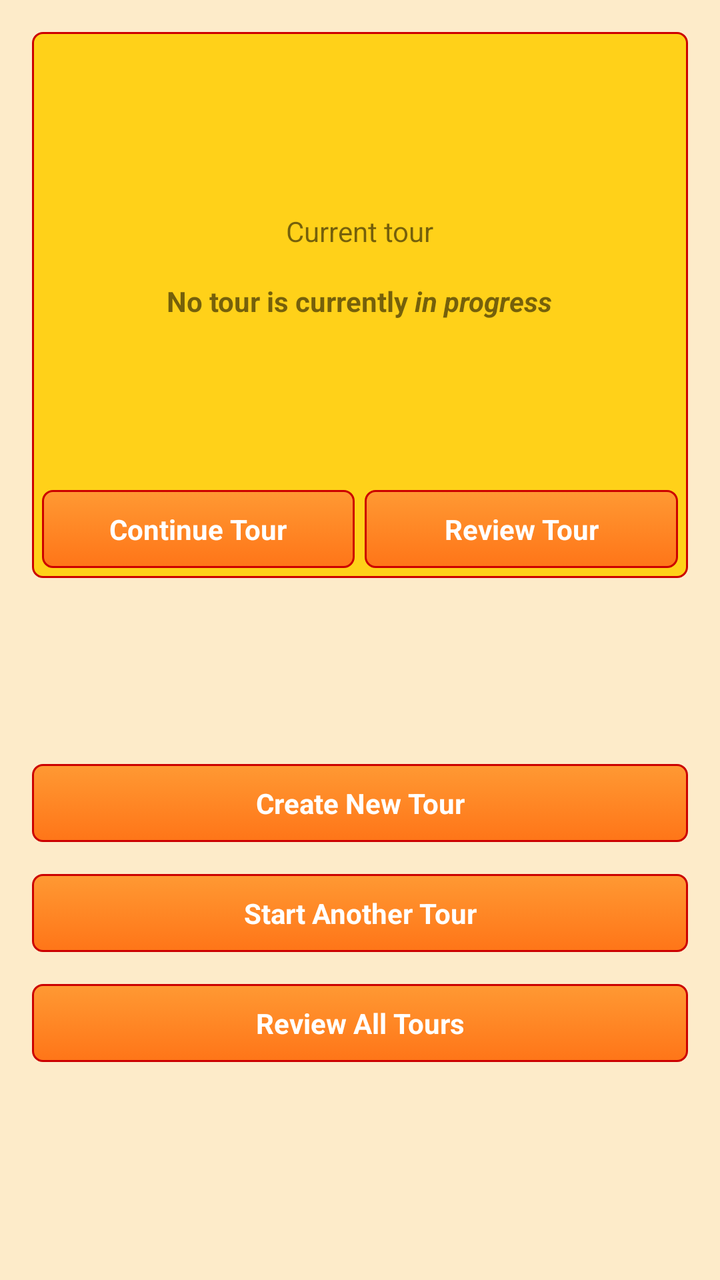
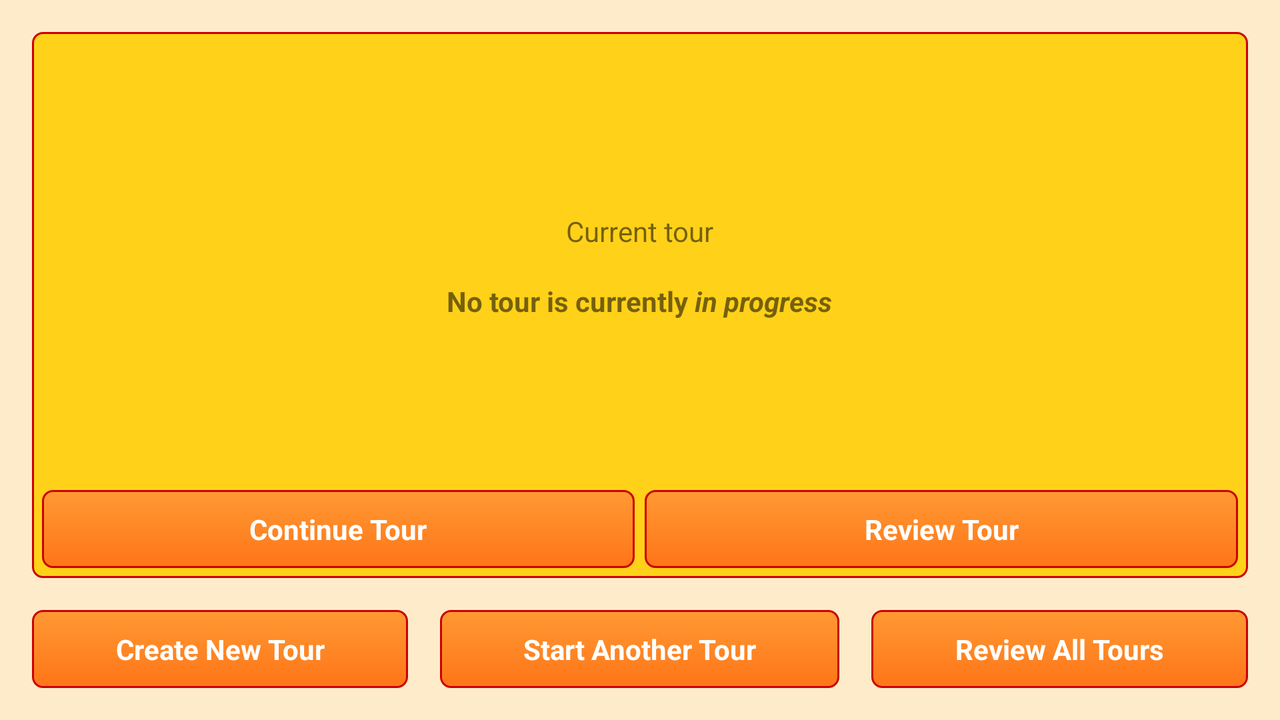

The same Android screen from two of the app's own layout files: first res/layout/ as a phone draws it, then the repository's variant for another configuration, drawn on a device whose configuration selects that folder. Both files follow.
<!-- AndroidManifest.xml: application theme AppTheme -->
<!-- res/layout/activity_splash_screen.xml -->
<LinearLayout xmlns:android="http://schemas.android.com/apk/res/android"
    xmlns:tools="http://schemas.android.com/tools"
    android:layout_width="match_parent"
    android:layout_height="match_parent"
    android:background="@color/generalBg"
    android:gravity="center_horizontal"
    android:orientation="vertical"
    android:paddingBottom="@dimen/activity_vertical_margin"
    android:paddingLeft="@dimen/activity_horizontal_margin"
    android:paddingRight="@dimen/activity_horizontal_margin"
    android:paddingTop="@dimen/activity_vertical_margin"
    tools:context="com.example.easybike.SplashScreenActivity" >

    

    <LinearLayout
        android:layout_width="match_parent"
        android:layout_height="wrap_content"
        android:layout_weight="1"
        android:background="@drawable/riquadri_bg"
        android:gravity="center"
        android:orientation="vertical"
        android:padding="5dp" >

        <LinearLayout
            android:layout_width="match_parent"
            android:layout_height="wrap_content"
            android:layout_weight="1"
            android:gravity="center"
            android:orientation="vertical" >

            <TextView
                android:id="@+id/textView1"
                android:layout_width="wrap_content"
                android:layout_height="wrap_content"
                android:padding="@dimen/abc_dropdownitem_text_padding_left"
                android:text="@string/current_tour"
                android:textSize="@dimen/abc_action_bar_title_text_size" />

            <TextView
                android:id="@+id/currentTourName"
                android:layout_width="wrap_content"
                android:layout_height="wrap_content"
                android:textStyle="bold"
                android:padding="@dimen/abc_dropdownitem_text_padding_left"
                android:text="@string/current_tour_default_text"
                android:textSize="@dimen/abc_action_bar_title_text_size" />
        </LinearLayout>

        <LinearLayout
            android:layout_width="match_parent"
            android:layout_height="wrap_content"
            android:gravity="bottom|center_horizontal" >

            <Button
                android:id="@+id/continueBtn"
                android:layout_width="0dp"
                android:layout_height="wrap_content"
                android:layout_weight="1"
                android:background="@drawable/btn_bg"
                android:text="@string/continueBtn" />

            <Button
                android:id="@+id/reviewBtn"
                android:layout_width="0dp"
                android:layout_height="wrap_content"
                android:layout_marginLeft="5dp"
                android:layout_weight="1"
                android:text="@string/reviewBtn" />
        </LinearLayout>
    </LinearLayout>

    

    <LinearLayout
        android:layout_width="match_parent"
        android:layout_height="wrap_content"
        android:layout_weight="1"
        android:gravity="center"
        android:orientation="vertical" >

        <Button
            android:id="@+id/planNewBtn"
            android:layout_width="match_parent"
            android:layout_height="wrap_content"
            android:layout_marginBottom="@dimen/activity_vertical_margin"
            android:layout_marginTop="@dimen/activity_vertical_margin"
            android:text="@string/planNewBtn" />

        <Button
            android:id="@+id/startNewBtn"
            android:layout_width="match_parent"
            android:layout_height="wrap_content"
            android:text="@string/startNewBtn" />

        <Button
            android:id="@+id/reviewAllBtn"
            android:layout_width="match_parent"
            android:layout_height="wrap_content"
            android:layout_marginBottom="@dimen/activity_vertical_margin"
            android:layout_marginTop="@dimen/activity_vertical_margin"
            android:text="@string/reviewAllBtn" />
    </LinearLayout>

</LinearLayout>
<!-- resources referenced by this layout -->
<resources>
  <color name="generalBg">#B0FFE5B4</color>
  <dimen name="activity_horizontal_margin">16dp</dimen>
  <dimen name="activity_vertical_margin">16dp</dimen>
  <!-- drawable btn_bg (drawable) -->
  <?xml version="1.0" encoding="UTF-8"?>
  <selector xmlns:android="http://schemas.android.com/apk/res/android">
  
      <item android:state_pressed="false">
          <shape xmlns:android="http://schemas.android.com/apk/res/android" android:shape="rectangle">
              <gradient android:angle="90" android:endColor="@color/btnEndBg" android:startColor="@color/btnStartBg" />
              <corners android:radius="@dimen/corners_radius"/>
              <stroke android:width="@dimen/btn_strokes_width" android:color="@color/btnStrokes" />
          </shape>
      </item>
      <item android:state_pressed="true">
          <shape xmlns:android="http://schemas.android.com/apk/res/android" android:shape="rectangle">
              <gradient android:angle="90" android:endColor="@color/btnEndBgP" android:startColor="@color/btnStartBgP" />
              <stroke android:width="@dimen/btn_strokes_width" android:color="@color/btnStrokesP"/>
              <corners android:radius="@dimen/corners_radius"/>
          </shape>
  	</item>
      <item android:state_activated="true">
          <shape xmlns:android="http://schemas.android.com/apk/res/android" android:shape="rectangle">
              <gradient android:angle="90" android:endColor="@color/btnEndBgP" android:startColor="@color/btnStartBgP" />
              <stroke android:width="@dimen/btn_strokes_width" android:color="@color/btnStrokesP"/>
              <corners android:radius="@dimen/corners_radius"/>
          </shape>
      </item>
  
  </selector>
  <!-- drawable riquadri_bg (drawable) -->
  <?xml version="1.0" encoding="utf-8"?>
  <shape xmlns:android="http://schemas.android.com/apk/res/android"
      android:shape="rectangle" >
  
  	<solid android:color="@color/currentTourBg"/>
  
      <stroke
          android:width="@dimen/strokes_width"
          android:color="@color/squareStrokes" />
      <corners android:radius="@dimen/corners_radius"/>
  
  </shape>
  <string name="continueBtn">Continue Tour</string>
  <string name="current_tour">Current tour</string>
  <string name="current_tour_default_text">No tour is currently <i>in progress</i></string>
  <string name="planNewBtn">Create New Tour</string>
  <string name="reviewAllBtn">Review All Tours</string>
  <string name="reviewBtn">Review Tour</string>
  <string name="startNewBtn">Start Another Tour</string>
  <style name="AppTheme" parent="AppBaseTheme">
  
          
          <item name="android:buttonStyle">@style/ButtonStyle</item>
      </style>
  <color name="btnEndBg">#FF9933</color>
  <color name="btnStartBg">#FF7518</color>
  <dimen name="corners_radius">5dp</dimen>
  <dimen name="btn_strokes_width">1dp</dimen>
  <color name="btnStrokes">#CC0000</color>
  <color name="btnEndBgP">#D0FF4F00</color>
  <color name="btnStartBgP">#D0FF4F00</color>
  <color name="btnStrokesP">#CC0000</color>
  <color name="currentTourBg">#FFD119</color>
  <dimen name="strokes_width">1dp</dimen>
  <color name="squareStrokes">#CC0000</color>
  <style name="AppBaseTheme" parent="Theme.AppCompat.Light">
          
      </style>
  <style name="ButtonStyle">
          <item name="android:background">@drawable/btn_bg</item>
          <item name="android:textStyle">bold</item>
          <item name="android:textColor">@color/btnText</item>
          <item name="android:gravity">center</item>
          <item name="android:paddingTop">10dp</item>
          <item name="android:paddingBottom">10dp</item>
          <item name="android:paddingLeft">15dp</item>
          <item name="android:paddingRight">15dp</item>
      </style>
  <color name="btnText">#FFFFFF</color>
</resources>
<!-- res/layout-land/activity_splash_screen.xml (the repository's variant of the layout above) -->
<!-- drawn on the phone turned sideways -->
<LinearLayout xmlns:android="http://schemas.android.com/apk/res/android"
    xmlns:tools="http://schemas.android.com/tools"
    android:layout_width="match_parent"
    android:layout_height="match_parent"
    android:background="@color/generalBg"
    android:gravity="center_horizontal"
    android:orientation="vertical"
    android:paddingBottom="@dimen/activity_vertical_margin"
    android:paddingLeft="@dimen/activity_horizontal_margin"
    android:paddingRight="@dimen/activity_horizontal_margin"
    android:paddingTop="@dimen/activity_vertical_margin"
    tools:context="com.example.easybike.SplashScreenActivity" >

    

    <LinearLayout
        android:layout_width="match_parent"
        android:layout_height="wrap_content"
        android:layout_weight="1"
        android:background="@drawable/riquadri_bg"
        android:gravity="center"
        android:orientation="vertical"
        android:padding="5dp" >

        <LinearLayout
            android:layout_width="match_parent"
            android:layout_height="wrap_content"
            android:layout_weight="1"
            android:gravity="center"
            android:orientation="vertical" >

            <TextView
                android:id="@+id/textView1"
                android:layout_width="wrap_content"
                android:layout_height="wrap_content"
                android:padding="@dimen/abc_dropdownitem_text_padding_left"
                android:text="@string/current_tour"
                android:textSize="@dimen/abc_action_bar_title_text_size" />

            <TextView
                android:id="@+id/currentTourName"
                android:layout_width="wrap_content"
                android:layout_height="wrap_content"
                android:textStyle="bold"
                android:padding="@dimen/abc_dropdownitem_text_padding_left"
                android:text="@string/current_tour_default_text"
                android:textSize="@dimen/abc_action_bar_title_text_size" />
        </LinearLayout>

        <LinearLayout
            android:layout_width="match_parent"
            android:layout_height="wrap_content"
            android:gravity="bottom|center_horizontal" >

            <Button
                android:id="@+id/continueBtn"
                android:layout_width="0dp"
                android:layout_height="wrap_content"
                android:layout_weight="1"
                android:background="@drawable/btn_bg"
                android:text="@string/continueBtn" />

            <Button
                android:id="@+id/reviewBtn"
                android:layout_width="0dp"
                android:layout_height="wrap_content"
                android:layout_marginLeft="5dp"
                android:layout_weight="1"
                android:text="@string/reviewBtn" />
        </LinearLayout>
    </LinearLayout>

    

    <LinearLayout
        android:layout_width="match_parent"
        android:layout_height="wrap_content"
        android:layout_weight="0"
        android:gravity="center"
        android:paddingTop="@dimen/activity_vertical_margin"
        android:orientation="horizontal" >

        <Button
            android:id="@+id/planNewBtn"
            android:layout_width="wrap_content"
            android:layout_height="match_parent"
            android:layout_weight="1"
            android:text="@string/planNewBtn" />

        <Button
            android:id="@+id/startNewBtn"
            android:layout_width="wrap_content"
            android:layout_height="match_parent"
            android:layout_weight="1"
            android:layout_marginLeft="@dimen/activity_horizontal_margin"
            android:text="@string/startNewBtn" />

        <Button
            android:id="@+id/reviewAllBtn"
            android:layout_width="wrap_content"
            android:layout_height="match_parent"
            android:layout_weight="1"
            android:layout_marginLeft="@dimen/activity_horizontal_margin"
            android:text="@string/reviewAllBtn" />
    </LinearLayout>

</LinearLayout>
